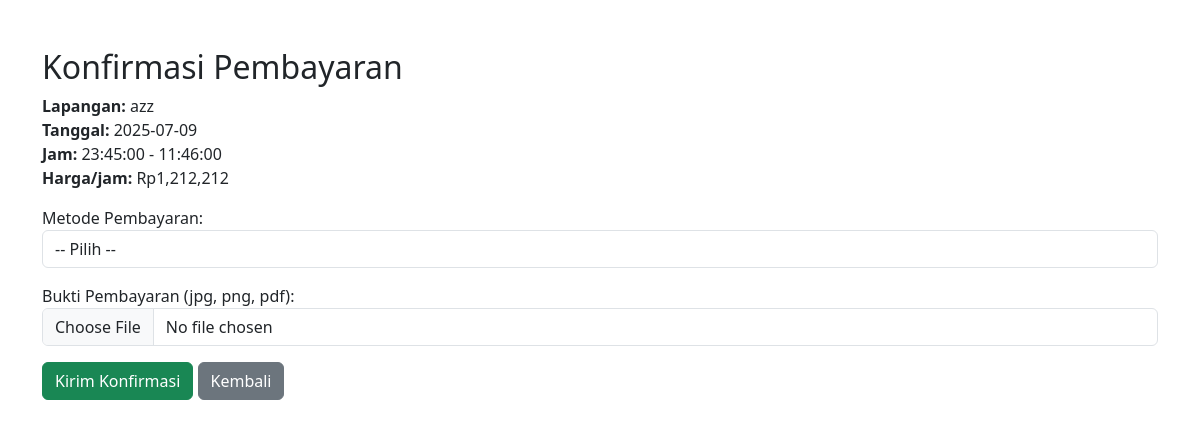
The app's page /lapangan/lapangan_tambah.php?id=1 (signed in) with its own data.
### tables this page shows
CREATE TABLE `alif_pemesanan` (
  `id_pemesanan` int(11) NOT NULL,
  `id_pengguna` int(11) DEFAULT NULL,
  `id_lapangan` int(11) DEFAULT NULL,
  `tanggal_pesan` date DEFAULT NULL,
  `jam_mulai` time DEFAULT NULL,
  `jam_selesai` time DEFAULT NULL,
  `status_booking` enum('pending','diterima','ditolak') DEFAULT 'pending'
);

CREATE TABLE `alif_lapangan` (
  `id_lapangan` int(11) NOT NULL,
  `nama_lapangan` varchar(100) NOT NULL,
  `deskripsi` text DEFAULT NULL,
  `harga_per_jam` int(11) NOT NULL
);

### lapangan/lapangan_tambah.php (the view, shortened to what this page needs)
<?php
include '../config/koneksi.php';
$id_pemesanan = $_GET['id'];
$query = mysqli_query($conn, "
    SELECT p.*, l.nama_lapangan, l.harga_per_jam
    FROM alif_pemesanan p
    JOIN alif_lapangan l ON p.id_lapangan = l.id_lapangan
    WHERE p.id_pemesanan = '$id_pemesanan'
    AND p.id_pengguna = '{$_SESSION['id_pengguna']}'
");
$data = mysqli_fetch_assoc($query);
?>
<!DOCTYPE html>
<html lang="id">
<head>
  <link href="https://cdn.jsdelivr.net/npm/bootstrap@5.3.0/dist/css/bootstrap.min.css" rel="stylesheet">
</head>
<body>
<div class="container mt-5">
  <h2>Konfirmasi Pembayaran</h2>
  <div class="mb-3">
    <strong>Lapangan:</strong> <?= $data['nama_lapangan'] ?><br>
    <strong>Tanggal:</strong> <?= $data['tanggal_pesan'] ?><br>
    <strong>Jam:</strong> <?= $data['jam_mulai'] ?> - <?= $data['jam_selesai'] ?><br>
    <strong>Harga/jam:</strong> Rp<?= number_format($data['harga_per_jam']) ?><br>
  </div>
  <form method="POST" action="konfirmasi_simpan.php" enctype="multipart/form-data">
    <div class="mb-3">
      <label>Metode Pembayaran:</label>
      <select name="metode_pembayaran" class="form-control" required>
        <option value="">-- Pilih --</option>
      </select>
    </div>
    <div class="mb-3">
      <label>Bukti Pembayaran (jpg, png, pdf):</label>
      <input type="file" name="bukti" class="form-control" accept=".jpg,.jpeg,.png,.pdf" required>
    </div>
    <button class="btn btn-success">Kirim Konfirmasi</button>
    <a href="../booking/riwayat_user.php" class="btn btn-secondary">Kembali</a>
  </form>
</div>
</body>
</html>

### records on screen
alif_pemesanan: id_lapangan.nama_lapangan "azz", tanggal_pesan "2025-07-09", jam_mulai "23:45:00", jam_selesai "11:46:00", id_lapangan.harga_per_jam "1,212,212"
